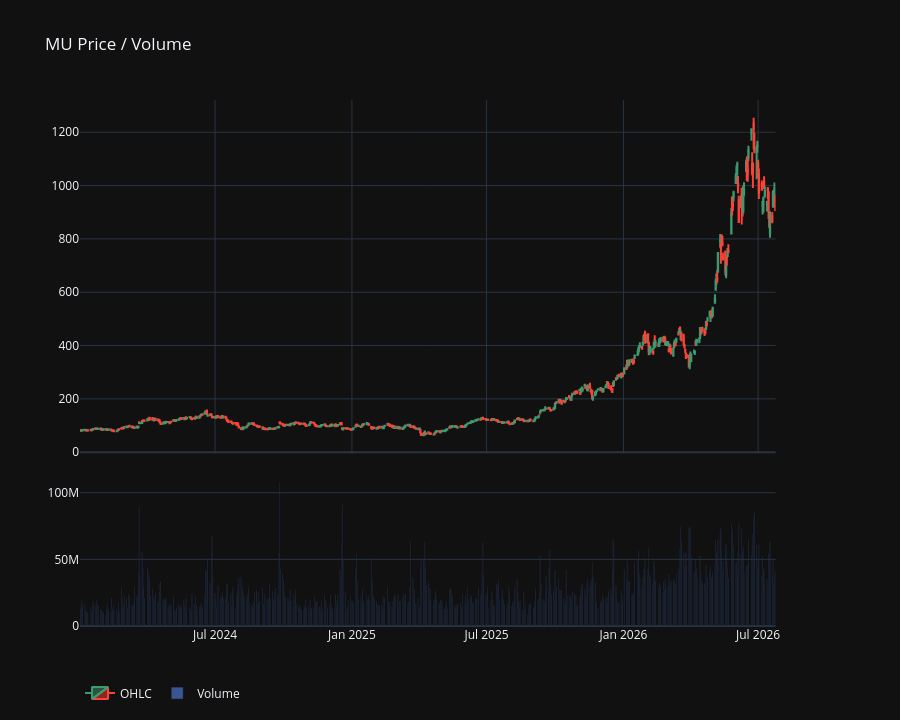
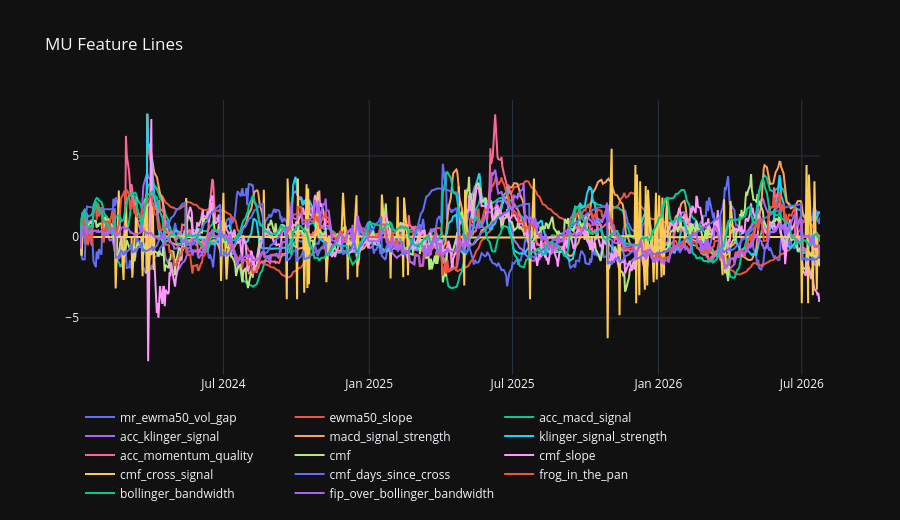

Write notebook code for charts like these, in order.
### Markdown cell above
## Price and Volume Overview

### Code cell
DEFAULT_TICKER = TICKERS[0]
plot_price_volume(ohlcv_pd, DEFAULT_TICKER).show()
plot_feature_lines(features_pd, DEFAULT_TICKER, MODEL_FEATURE_COLUMNS, normalize=False, rolling_window=None).show()

### Figure 1 — Plotly figure (JSON) as saved in the notebook; plotly's stock layout.template omitted (floating-point values rounded to 4 significant figures; data arrays with more than 128 entries replaced by an {"elided": "..."} marker saying what was removed)
{"data": [{"close": {"elided": "642 float values"}, "high": {"elided": "642 float values"}, "low": {"elided": "642 float values"}, "name": "OHLC", "open": {"elided": "642 float values"}, "type": "candlestick", "x": {"elided": "642 str values"}, "xaxis": "x", "yaxis": "y"}, {"marker": {"color": "#5b8ff9"}, "name": "Volume", "opacity": 0.55, "type": "bar", "x": {"elided": "642 str values"}, "xaxis": "x2", "y": {"elided": "642 int values"}, "yaxis": "y2"}], "layout": {"height": 720, "legend": {"orientation": "h"}, "title": {"text": "MU Price / Volume"}, "xaxis": {"anchor": "y", "domain": [0, 0.94], "matches": "x2", "rangeslider": {"visible": false}, "showticklabels": false}, "xaxis2": {"anchor": "y2", "domain": [0, 0.94]}, "yaxis": {"anchor": "x", "domain": [0.328, 1.0]}, "yaxis2": {"anchor": "x2", "domain": [0, 0.288]}, "yaxis3": {"anchor": "x2", "overlaying": "y2", "side": "right"}}}

### Figure 2 — Plotly figure (JSON) as saved in the notebook; plotly's stock layout.template omitted (floating-point values rounded to 4 significant figures; data arrays with more than 128 entries replaced by an {"elided": "..."} marker saying what was removed)
{"data": [{"hovertemplate": "%{x|%Y-%m-%d}<br>%{y:.4f}<extra>mr_ewma50_vol_gap</extra>", "mode": "lines", "name": "mr_ewma50_vol_gap", "type": "scatter", "x": {"elided": "642 str values"}, "y": {"elided": "642 float values"}}, {"hovertemplate": "%{x|%Y-%m-%d}<br>%{y:.4f}<extra>ewma50_slope</extra>", "mode": "lines", "name": "ewma50_slope", "type": "scatter", "x": {"elided": "642 str values"}, "y": {"elided": "642 float values"}}, {"hovertemplate": "%{x|%Y-%m-%d}<br>%{y:.4f}<extra>acc_macd_signal</extra>", "mode": "lines", "name": "acc_macd_signal", "type": "scatter", "x": {"elided": "642 str values"}, "y": {"elided": "642 float values"}}, {"hovertemplate": "%{x|%Y-%m-%d}<br>%{y:.4f}<extra>acc_klinger_signal</extra>", "mode": "lines", "name": "acc_klinger_signal", "type": "scatter", "x": {"elided": "642 str values"}, "y": {"elided": "642 float values"}}, {"hovertemplate": "%{x|%Y-%m-%d}<br>%{y:.4f}<extra>macd_signal_strength</extra>", "mode": "lines", "name": "macd_signal_strength", "type": "scatter", "x": {"elided": "642 str values"}, "y": {"elided": "642 float values"}}, {"hovertemplate": "%{x|%Y-%m-%d}<br>%{y:.4f}<extra>klinger_signal_strength</extra>", "mode": "lines", "name": "klinger_signal_strength", "type": "scatter", "x": {"elided": "642 str values"}, "y": {"elided": "642 float values"}}, {"hovertemplate": "%{x|%Y-%m-%d}<br>%{y:.4f}<extra>acc_momentum_quality</extra>", "mode": "lines", "name": "acc_momentum_quality", "type": "scatter", "x": {"elided": "642 str values"}, "y": {"elided": "642 float values"}}, {"hovertemplate": "%{x|%Y-%m-%d}<br>%{y:.4f}<extra>cmf</extra>", "mode": "lines", "name": "cmf", "type": "scatter", "x": {"elided": "642 str values"}, "y": {"elided": "642 float values"}}, {"hovertemplate": "%{x|%Y-%m-%d}<br>%{y:.4f}<extra>cmf_slope</extra>", "mode": "lines", "name": "cmf_slope", "type": "scatter", "x": {"elided": "642 str values"}, "y": {"elided": "642 float values"}}, {"hovertemplate": "%{x|%Y-%m-%d}<br>%{y:.4f}<extra>cmf_cross_signal</extra>", "mode": "lines", "name": "cmf_cross_signal", "type": "scatter", "x": {"elided": "642 str values"}, "y": {"elided": "642 float values"}}, {"hovertemplate": "%{x|%Y-%m-%d}<br>%{y:.4f}<extra>cmf_days_since_cross</extra>", "mode": "lines", "name": "cmf_days_since_cross", "type": "scatter", "x": {"elided": "642 str values"}, "y": {"elided": "642 float values"}}, {"hovertemplate": "%{x|%Y-%m-%d}<br>%{y:.4f}<extra>frog_in_the_pan</extra>", "mode": "lines", "name": "frog_in_the_pan", "type": "scatter", "x": {"elided": "642 str values"}, "y": {"elided": "642 float values"}}, {"hovertemplate": "%{x|%Y-%m-%d}<br>%{y:.4f}<extra>bollinger_bandwidth</extra>", "mode": "lines", "name": "bollinger_bandwidth", "type": "scatter", "x": {"elided": "642 str values"}, "y": {"elided": "642 float values"}}, {"hovertemplate": "%{x|%Y-%m-%d}<br>%{y:.4f}<extra>fip_over_bollinger_bandwidth</extra>", "mode": "lines", "name": "fip_over_bollinger_bandwidth", "type": "scatter", "x": {"elided": "642 str values"}, "y": {"elided": "642 float values"}}], "layout": {"height": 520, "hovermode": "x unified", "legend": {"orientation": "h"}, "title": {"text": "MU Feature Lines"}}}
